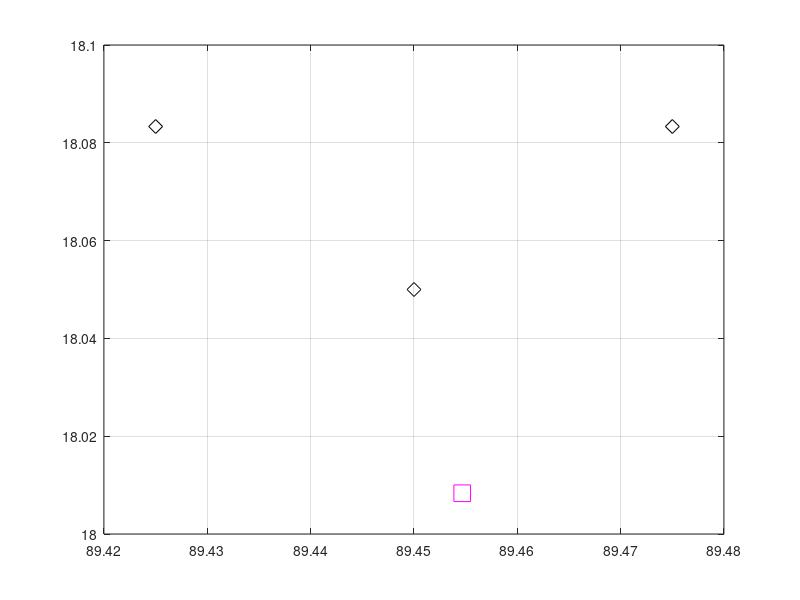

Source code (MATLAB): (Note: this script raises an error after producing the figure.)
%~~~~~~~~~~~~~~~~~~~~~~~~~~~~~~
%
% MakeTriangleRoss.m
%
%
% 09/14/15 - A.Pickering
%
%~~~~~~~~~~~~~~~~~~~~~~~~~~~~~~
%%

% whoi mooring location
W.lon=89+(27.28/60)
W.lat=18 + (0.5/60)

% south
S1.lat=18 +(3/60)
S1.lon=89 + (27/60)

% NW
S2.lat=18 +(5/60)
S2.lon=89 + (25.5/60)

% NE
S3.lat=18 +(5/60)
S3.lon=89 + (28.5/60)

figure(1);clf
plot(S1.lon,S1.lat,'kd','markersize',10)
hold on
plot(S2.lon,S2.lat,'kd','markersize',10)
plot(S3.lon,S3.lat,'kd','markersize',10)
grid on

plot(W.lon,W.lat,'ms','markersize',12)

%[range,A12,A21]=dist(lat,long,argu1,argu2);

theta1=27.17
theta0=62.83
dd=1.5
[R1.lon,R1.lat,a21] = m_fdist(S1.lon,S1.lat,180,dd*1e3/sind(theta1))
[R2.lon,R2.lat,a21] = m_fdist(S2.lon,S2.lat,-theta0,dd*1e3/sind(theta1))
[R3.lon,R3.lat,a21] = m_fdist(S3.lon,S3.lat,theta0,dd*1e3/sind(theta1))

%plot(R1.lon,R1.lat,'rp','markersize',15)
plot(R2.lon,R2.lat,'rp','markersize',15)
plot(R3.lon,R3.lat,'rp','markersize',15)
%plot([R1.lon R2.lon R3.lon R1.lon],[R1.lat R2.lat R3.lat R1.lat],'r')

% cut off at bottom to stay away from WHOI mooring
R1a.lon=89.4567;
R1a.lat=18.0302;
R1b.lon=89.4433;
R1b.lat=18.0302;

plot([R1b.lon R2.lon R3.lon R1a.lon R1b.lon],[R1b.lat R2.lat R3.lat R1a.lat R1b.lat],'b')

plot(89.4567,18.0302,'rp','markersize',15)
plot(89.4433,18.0302,'rp','markersize',15)



ylim([18 18.1])
map_aspectratio(gca)

%%

[range,A12,A21]=dist([S2.lat S3.lat],[S2.lon S3.lon])
[range,A12,A21]=dist([S3.lat S1.lat],[S3.lon S1.lon])
%%
[range,A12,A21]=dist([S1.lon S2.lon],[S1.lat S2.lat]);
rangeS1=range/1e3

[range,A12,A21]=dist([S2.lon S3.lon],[S2.lat S3.lat]);
rangeS2=range/1e3

[range,A12,A21]=dist([S3.lon S1.lon],[S3.lat S1.lat]);
rangeS3=range/1e3

dTotS=rangeS1+rangeS2+rangeS3
tRoundS=dTotS*1e3/1/60/60

[range,A12,A21]=dist([R1b.lon R2.lon],[R1b.lat R2.lat]);
rangeR1=range/1e3

[range,A12,A21]=dist([R2.lon R3.lon],[R2.lat R3.lat]);
rangeR2=range/1e3

[range,A12,A21]=dist([R3.lon R1a.lon],[R3.lat R1a.lat]);
rangeR3=range/1e3

[range,A12,A21]=dist([R1a.lon R1b.lon],[R1a.lat R1b.lat]);
rangeR4=range/1e3

dTot=rangeR1+rangeR2+rangeR3+rangeR4

Tround=dTot*1e3/1.6/60/60
%%

%WriteROSSwaypoints_APM([R1b.lon R
